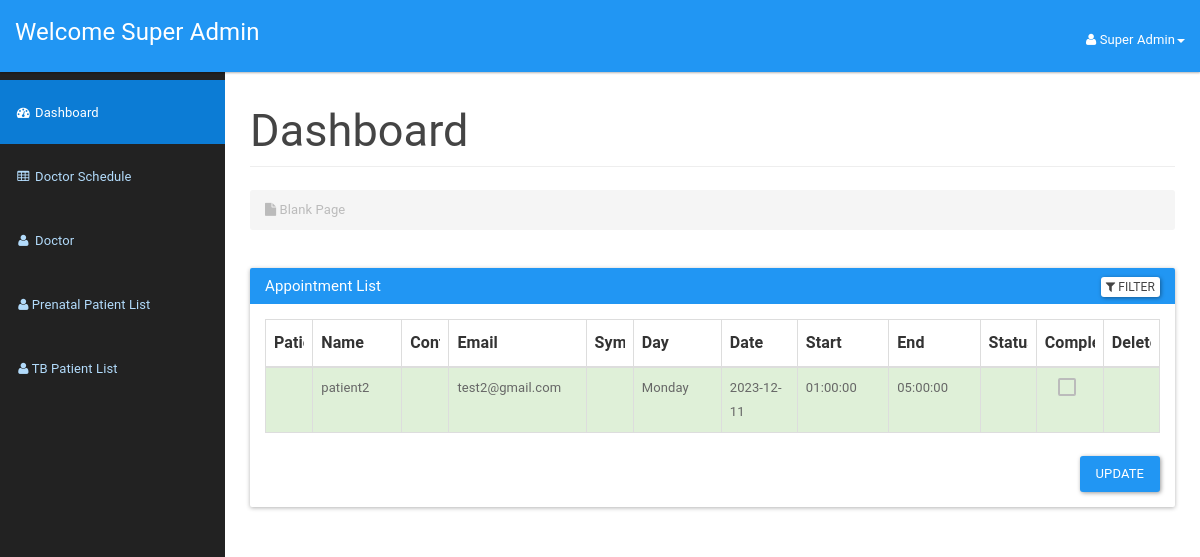
The page /doctor/doctordashboard.php (signed in) on the database as committed earlier.
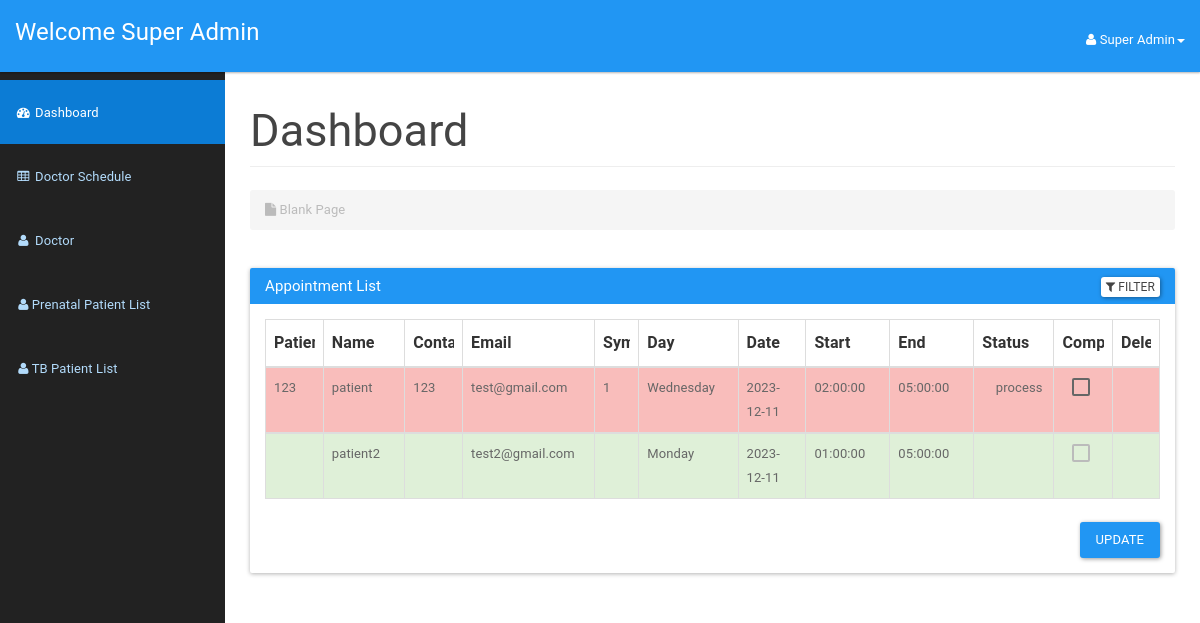
The same page on the database as committed later.
### tables this page shows
CREATE TABLE `tbappointment` (
  `appId` int(11) NOT NULL,
  `philhealthId` bigint(20) NOT NULL,
  `scheduleId` int(11) NOT NULL,
  `appSymptom` text NOT NULL,
  `currentMedications` varchar(255) DEFAULT NULL,
  `symptomDuration` varchar(50) DEFAULT NULL,
  `allergies` varchar(255) DEFAULT NULL,
  `status` varchar(50) DEFAULT 'process',
  `additionalInfo` text DEFAULT NULL,
  `createdAt` timestamp NOT NULL DEFAULT current_timestamp()
);

CREATE TABLE `patient` (
  `philhealthId` bigint(12) NOT NULL,
  `password` varchar(20) NOT NULL,
  `patientFirstName` varchar(20) NOT NULL,
  `patientLastName` varchar(20) NOT NULL,
  `patientMaritialStatus` varchar(10) NOT NULL,
  `patientDOB` date NOT NULL,
  `patientGender` varchar(10) NOT NULL,
  `patientAddress` varchar(100) NOT NULL,
  `patientPhone` varchar(15) NOT NULL,
  `patientEmail` varchar(100) NOT NULL,
  `appointmentType` enum('tb','prenatal') NOT NULL DEFAULT 'tb'
);

CREATE TABLE `doctorschedule` (
  `scheduleId` int(11) NOT NULL,
  `scheduleDate` date NOT NULL,
  `scheduleDay` varchar(15) NOT NULL,
  `startTime` time NOT NULL,
  `endTime` time NOT NULL,
  `bookAvail` varchar(10) NOT NULL,
  `doctorId` int(11) DEFAULT NULL
);

CREATE TABLE `appointment` (
  `appId` int(3) NOT NULL,
  `philhealthId` bigint(12) NOT NULL,
  `scheduleId` int(10) NOT NULL,
  `appSymptom` varchar(100) NOT NULL,
  `appComment` varchar(100) NOT NULL,
  `status` varchar(10) NOT NULL DEFAULT 'process',
  `pregnancyWeek` varchar(255) DEFAULT NULL,
  `weight` varchar(255) DEFAULT NULL,
  `bloodPressure` varchar(20) DEFAULT NULL
);

### doctor/doctordashboard.php (the view, shortened to what the changed rows need)
<?php
include_once '../assets/conn/dbconnect.php';
$usersession = $_SESSION['doctorSession'];
$res = mysqli_query($con, "SELECT * FROM doctor WHERE doctorId=" . $usersession);
$userRow = mysqli_fetch_array($res, MYSQLI_ASSOC);
?>
<!DOCTYPE html>
<html lang="en">
<head>
    <link href="assets/css/material.css" rel="stylesheet">
    <link href="assets/css/sb-admin.css" rel="stylesheet">
    <link href="assets/css/style.css" rel="stylesheet">
    <link href="assets/font-awesome/css/font-awesome.css" rel="stylesheet">
</head>
<body>
    <div id="wrapper">
        <div id="page-wrapper">
            <div class="container-fluid">
                <div class="row">
                    <div class="col-lg-12">
                        <h2 class="page-header">
                            Dashboard
                        </h2>
                    </div>
                </div>
                <div class="panel panel-primary filterable">
                    <div class="panel-body">
                        <table class="table table-hover table-bordered">
                            <thead>
                                <tr class="filters">
                                    <th><input type="text" class="form-control" placeholder="Patient ID" disabled></th>
                                    <th><input type="text" class="form-control" placeholder="Name" disabled></th>
                                    <th><input type="text" class="form-control" placeholder="Contact No." disabled></th>
                                    <th><input type="text" class="form-control" placeholder="Email" disabled></th>
                                    <th><input type="text" class="form-control" placeholder="Symptoms" disabled></th>
                                    <th><input type="text" class="form-control" placeholder="Day" disabled></th>
                                    <th><input type="text" class="form-control" placeholder="Date" disabled></th>
                                    <th><input type="text" class="form-control" placeholder="Start" disabled></th>
                                    <th><input type="text" class="form-control" placeholder="End" disabled></th>
                                    <th><input type="text" class="form-control" placeholder="Status" disabled></th>
                                    <th><input type="text" class="form-control" placeholder="Complete" disabled></th>
                                    <th><input type="text" class="form-control" placeholder="Delete" disabled></th>
                                </tr>
                            </thead>
                            <?php
                            $doctorRole = $userRow['doctorRole'];
                            if ($doctorRole == 'superAdmin') {
                                $sqlQuery = "SELECT
    a.*,
    b.*,
    c.philhealthId AS tbPhilhealthId,
    c.status AS tbStatus,
    d.scheduleDay,
    d.scheduleDate,
    d.startTime,
    d.endTime
FROM patient a
LEFT JOIN appointment b ON a.philhealthId = b.philhealthId
LEFT JOIN tbappointment c ON a.philhealthId = c.philhealthId
LEFT JOIN doctorschedule d ON COALESCE(b.scheduleId, c.scheduleId) = d.scheduleId
WHERE (b.appId IS NOT NULL OR c.appId IS NOT NULL)
ORDER BY COALESCE(b.appId, c.appId) DESC";
                            } else if ($doctorRole == 'Pulmonologist') {
                                $sqlQuery = "SELECT a.*, b.*, c.*
                                FROM patient a
                                JOIN tbappointment b ON a.philhealthId = b.philhealthId
                                JOIN doctorschedule c ON b.scheduleId = c.scheduleId
                                WHERE a.appointmentType = 'tb'
                                ORDER BY appId DESC";
                            }
                            $res = mysqli_query($con, $sqlQuery);
                            while ($appointment = mysqli_fetch_array($res)) {
                                if ($appointment['status'] == 'process') {
                                    $status = "danger";
                                    $icon = 'remove';
                                    $checked = '';
                                } else {
                                    $status = "success";
                                    $icon = 'ok';
                                    $checked = 'disabled';
                                }
                                echo "<tbody>";
                                echo "<tr class='$status'>";
                                echo "<td>" . $appointment['philhealthId'] . "</td>";
                                echo "<td>" . $appointment['patientLastName'] . "</td>";
                                echo "<td>" . $appointment['patientPhone'] . "</td>";
                                echo "<td>" . $appointment['patientEmail'] . "</td>";
                                echo "<td>" . $appointment['appSymptom'] . "</td>";
                                echo "<td>" . $appointment['scheduleDay'] . "</td>";
                                echo "<td>" . $appointment['scheduleDate'] . "</td>";
                                echo "<td>" . $appointment['startTime'] . "</td>";
                                echo "<td>" . $appointment['endTime'] . "</td>";
                                echo "<td><span class='glyphicon glyphicon-" . $icon . "' aria-hidden='true'></span>" . ' ' . "" . $appointment['status'] . "</td>";
                                echo "<form method='POST'>";
                                echo "<td class='text-center'><input type='checkbox' name='enable' id='enable' value='" . $appointment['appId'] . "' onclick='chkit(" . $appointment['appId'] . ",this.checked);' " . $checked . "></td>";
                                echo "<td class='text-center'><a href='#' id='" . $appointment['appId'] . "' class='delete'><span class='glyphicon glyphicon-trash' aria-hidden='true'></span></a>
                                </td>";
                            }
                            echo "</tr>";
                            echo "</tbody>";
                            echo "</table>";
                            ?>
                    </div>
                </div>
            </div>
        </div>
    </div>
</body>
</html>

Rows that differ between the two databases and show on the page:
added appointment: philhealthId "123", philhealthId.patientLastName "patient", philhealthId.patientPhone "123", philhealthId.patientEmail "test@gmail.com", appSymptom "1", scheduleId.scheduleDay "Wednesday", scheduleId.scheduleDate "2023-12-11", scheduleId.startTime "02:00:00", scheduleId.endTime "05:00:00", status "process"
